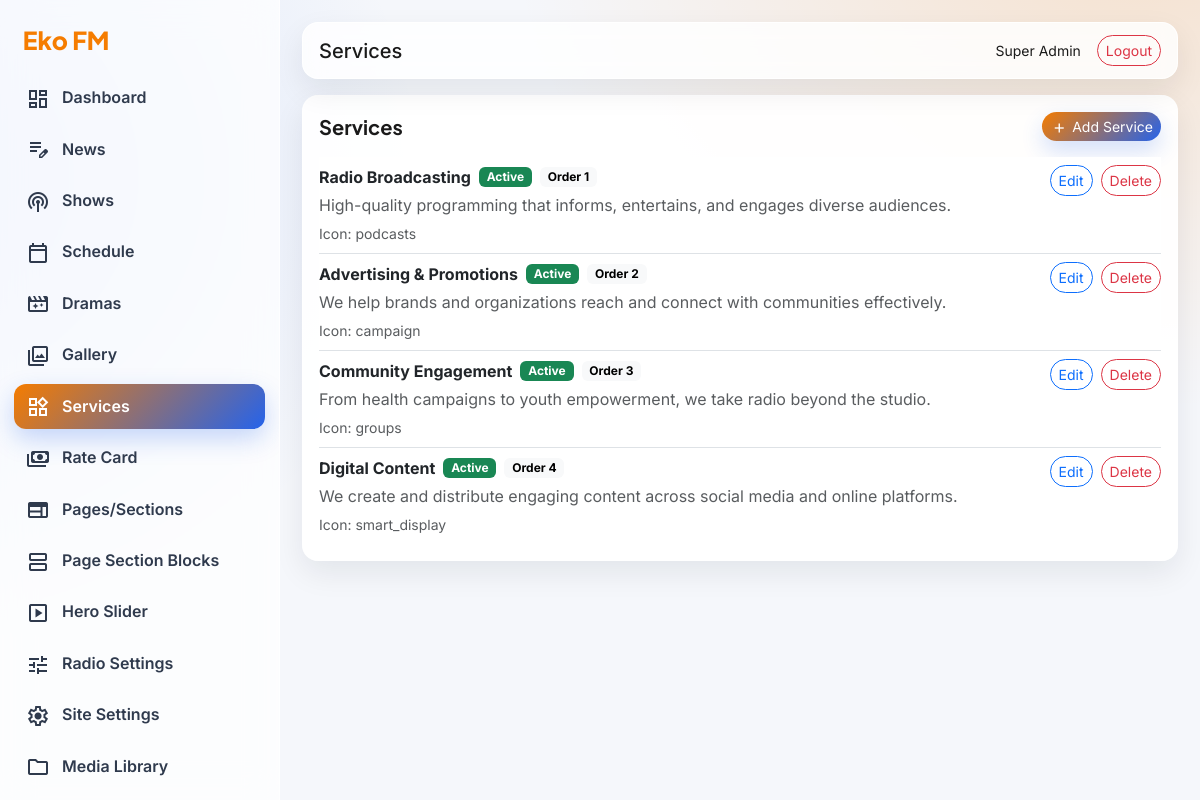
Screenshot of /admin/services.php (signed in) with the database file from the repository.
### tables this page shows
CREATE TABLE `users` (
  `id` int(11) NOT NULL,
  `role_id` int(11) DEFAULT NULL,
  `name` varchar(150) NOT NULL,
  `email` varchar(150) NOT NULL,
  `password` varchar(255) NOT NULL,
  `status` tinyint(1) NOT NULL DEFAULT 1,
  `created_at` datetime DEFAULT NULL,
  `updated_at` datetime DEFAULT NULL
);

CREATE TABLE `services` (
  `id` int(11) NOT NULL,
  `title` varchar(200) NOT NULL,
  `description` text DEFAULT NULL,
  `icon_class` varchar(120) DEFAULT NULL,
  `image_path` varchar(255) DEFAULT NULL,
  `sort_order` int(11) NOT NULL DEFAULT 1,
  `status` tinyint(1) NOT NULL DEFAULT 1,
  `created_by` int(11) DEFAULT NULL,
  `created_at` datetime DEFAULT NULL,
  `updated_at` datetime DEFAULT NULL
);

### includes/functions.php (called while the page is built, shortened)
<?php
require_once __DIR__ . '/db.php';
function e($value)
{
    return htmlspecialchars((string) $value, ENT_QUOTES, 'UTF-8');
}
function url($path = '')
{
    $path = ltrim($path, '/');
    return rtrim(BASE_URL, '/') . '/' . $path;
}
function current_user()
{
    static $user = null;
    if ($user) {
        return $user;
    }
    $stmt = db_query(
        'SELECT u.*, r.name AS role_name, r.slug AS role_slug FROM users u LEFT JOIN roles r ON r.id = u.role_id WHERE u.id = ? LIMIT 1',
        array((int) $_SESSION['user_id'])
    );
    $user = $stmt->fetch();
    return $user ?: null;
}

### includes/db.php (called while the page is built, shortened)
<?php
function db()
{
    static $pdo;
    if ($pdo instanceof PDO) {
        return $pdo;
    }
    $dsn = 'mysql:host=' . DB_HOST . ';dbname=' . DB_NAME . ';charset=' . DB_CHARSET;
    $options = array(
        PDO::ATTR_ERRMODE => PDO::ERRMODE_EXCEPTION,
        PDO::ATTR_DEFAULT_FETCH_MODE => PDO::FETCH_ASSOC,
        PDO::ATTR_EMULATE_PREPARES => false,
    );
    $pdo = new PDO($dsn, DB_USER, DB_PASS, $options);
    return $pdo;
}
function db_query($sql, $params = array())
{
    $stmt = db()->prepare($sql);
    $stmt->execute($params);
    return $stmt;
}

### includes/auth.php (called while the page is built, shortened)
<?php
require_once __DIR__ . '/rbac.php';
function require_login()
{
    if (!current_user()) {
        redirect('admin/login.php');
    }
}

### includes/rbac.php (called while the page is built, shortened)
<?php
require_once __DIR__ . '/functions.php';
function has_permission($permission)
{
    $user = current_user();
    if (!empty($user['role_slug']) && $user['role_slug'] === 'super_admin') {
        return true;
    }
    static $memo = array();
    $uid = (int) $user['id'];
    return in_array($permission, $memo[$uid]);
}

### admin/services.php (the view, shortened to what this page needs)
<?php
require_login();
$adminTitle = 'Services';
$rows = db_query('SELECT * FROM services ORDER BY sort_order ASC, id DESC')->fetchAll();
include __DIR__ . '/../templates/admin_header.php';
?>
<div class="panel">
    <div class="d-flex justify-content-between align-items-center mb-3">
        <h5 class="mb-0">Services</h5>
        <button type="button" class="btn btn-warning btn-sm" id="addServiceBtn" data-bs-toggle="modal" data-bs-target="#serviceModal">
            <span class="material-symbols-outlined align-middle" style="font-size:18px;">add</span>
            Add Service
        </button>
    </div>
    <?php if (!$rows): ?>
        <div class="text-center text-muted py-4">No services added yet.</div>
    <?php else: ?>
        <div class="list-group list-group-flush">
            <?php foreach ($rows as $r): ?>
                <div class="list-group-item px-0 d-flex justify-content-between align-items-start gap-3">
                    <div>
                        <div class="d-flex align-items-center gap-2 mb-1">
                            <strong><?php echo e($r['title']); ?></strong>
                            <span class="badge <?php echo (int) $r['status'] === 1 ? 'text-bg-success' : 'text-bg-secondary'; ?>">
                                <?php echo (int) $r['status'] === 1 ? 'Active' : 'Inactive'; ?>
                            </span>
                            <span class="badge text-bg-light">Order <?php echo e($r['sort_order']); ?></span>
                        </div>
                        <?php if (!empty($r['description'])): ?>
                            <p class="mb-1 text-muted"><?php echo e($r['description']); ?></p>
                        <?php endif; ?>
                        <?php if (!empty($r['icon_class'])): ?>
                            <small class="text-muted">Icon: <?php echo e($r['icon_class']); ?></small>
                        <?php endif; ?>
                    </div>
                    <div class="d-flex gap-2">
                        <button
                            type="button"
                            class="btn btn-sm btn-outline-primary edit-service-btn"
                            data-bs-toggle="modal"
                            data-bs-target="#serviceModal"
                            data-id="<?php echo e($r['id']); ?>"
                            data-title="<?php echo e($r['title']); ?>"
                            data-description="<?php echo e($r['description']); ?>"
                            data-icon="<?php echo e($r['icon_class']); ?>"
                            data-sort="<?php echo e($r['sort_order']); ?>"
                            data-status="<?php echo e((int) $r['status']); ?>"
                        >
                            Edit
                        </button>
                        <a href="?delete=<?php echo e($r['id']); ?>" data-confirm="Delete this service?" class="btn btn-sm btn-outline-danger">Delete</a>
                    </div>
                </div>
            <?php endforeach; ?>
        </div>
    <?php endif; ?>
</div>
<?php include __DIR__ . '/../templates/admin_footer.php'; ?>

### templates/admin_header.php (shortened to what this page needs)
<?php
$u = current_user();
?>
<!doctype html>
<html lang="en">
<head>
    <link href="https://cdn.jsdelivr.net/npm/bootstrap@5.3.3/dist/css/bootstrap.min.css" rel="stylesheet">
    <link href="<?php echo e(url('assets/css/admin.css')); ?>" rel="stylesheet">
</head>
<body>
<div class="admin-layout">
    <?php include __DIR__ . '/admin_sidebar.php'; ?>
    <main class="admin-main">
        <div class="admin-topbar d-flex justify-content-between align-items-center">
            <div><h5 class="mb-0"><?php echo e($adminTitle); ?></h5></div>
            <div class="d-flex align-items-center gap-3"><small><?php echo e($u ? $u['name'] : ''); ?></small><a href="<?php echo e(url('admin/logout.php')); ?>" class="btn btn-sm btn-outline-danger">Logout</a></div>
        </div>

### assets/css/admin.css (style rules this page uses)
:root { --orange: #F57C00; --deep-blue: #1E3A8A; --accent-blue: #2563EB; --panel: #FFFFFF; --text: #1A1A1A; --muted: #5f6b7a; --radius: 16px; --shadow: 0 12px 30px rgba(17, 24, 39, .08); }
* { box-sizing: border-box; }
body { font-family: Inter, sans-serif; color: var(--text); background: radial-gradient(900px 700px at 95% -10%, rgba(245,124,0,.18), transparent 70%), radial-gradient(800px 700px at -10% 22%, rgba(37,99,235,.16), transparent 68%), #f5f7fb; }
.admin-layout { display: flex; min-height: 100vh; }
.admin-main { flex: 1; padding: 22px; min-width: 0; }
.admin-topbar { background: rgba(255,255,255,.82); border: 1px solid rgba(255,255,255,.85); border-radius: 16px; padding: 12px 16px; margin-bottom: 16px; backdrop-filter: blur(10px); box-shadow: var(--shadow); }
.panel { background: rgba(255,255,255,.92); border: 1px solid rgba(255,255,255,.85); border-radius: var(--radius); padding: 16px; box-shadow: var(--shadow); }
.panel h5 { font-family: 'Plus Jakarta Sans', sans-serif; font-weight: 700; }
.btn-warning { border: 0; border-radius: 999px; color: #fff; background: linear-gradient(135deg, var(--orange), var(--accent-blue)); box-shadow: 0 10px 22px rgba(37,99,235,.2); }
.btn-outline-primary, .btn-outline-danger { border-radius: 999px; }

### rows the page displays
users: name "Super Admin"
services: title "Radio Broadcasting", status "Active", sort_order "1", description "High-quality programming that informs, entertains, and engages diverse audiences.", icon_class "podcasts"
services: title "Advertising & Promotions", status "Active", sort_order "2", description "We help brands and organizations reach and connect with communities effectively.", icon_class "campaign"
services: title "Community Engagement", status "Active", sort_order "3", description "From health campaigns to youth empowerment, we take radio beyond the studio.", icon_class "groups"
services: title "Digital Content", status "Active", sort_order "4", description "We create and distribute engaging content across social media and online platforms.", icon_class "smart_display"

### other values shown
$item[0] "Dashboard"
$item[0] "News"
$item[0] "Shows"
$item[0] "Schedule"
$item[0] "Dramas"
$item[0] "Gallery"
$item[0] "Services"
$item[0] "Rate Card"
$item[0] "Pages/Sections"
$item[0] "Page Section Blocks"
$item[0] "Hero Slider"
$item[0] "Radio Settings"
$item[0] "Site Settings"
$item[0] "Media Library"
$adminTitle "Services"
